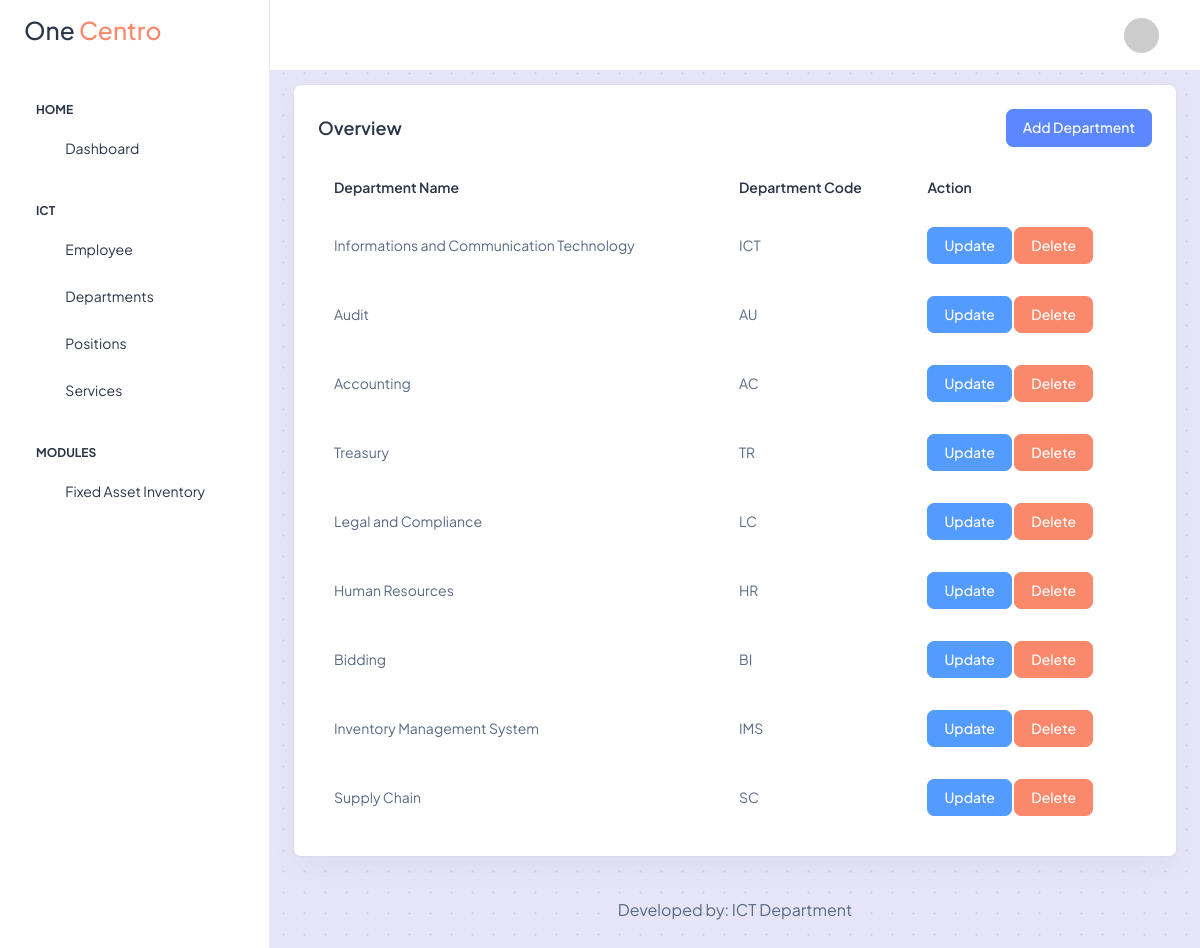
/dashboard/departments.php (signed in), run on the app's committed database.
### tables this page shows
CREATE TABLE `departments` (
  `id` int(11) NOT NULL,
  `department_code` varchar(10) NOT NULL,
  `department_name` varchar(255) NOT NULL
);

### db/conn.php (called while the page is built)
<?php
    class DBConnection {
        private $host = "localhost";
        private $user = "root";
        private $pass = "";
        private $db = "one_centro";
        protected function connect() {
            try {
                $dsn = 'mysql: host=' . $this->host . ';dbname=' . $this->db;
                $pdo = new PDO($dsn, $this->user, $this->pass);
                $pdo->setAttribute(PDO::ATTR_ERRMODE, PDO::ERRMODE_EXCEPTION);
                return $pdo;
            } catch(PDOException $e) {
                print_r($e);
            }
        }
    }
?>

### models/departments-facade.php (called while the page is built, shortened)
<?php
class DepartmentsFacade extends DBConnection {
    public function fetchDepartments() {
        $sql = $this->connect()->prepare("SELECT * FROM departments");
        $sql->execute();
        return $sql;
    }
}
?>

### dashboard/departments.php (the view, shortened to what this page needs)
<?php
include realpath(__DIR__ . '/../includes/layout/dashboard-header.php');
include realpath(__DIR__ . '/../models/departments-facade.php');
$departmentsFacade = new DepartmentsFacade;
if (isset($_SESSION["user_role"])) {
    $userRole = $_SESSION["user_role"];
}
if (isset($_SESSION["first_name"])) {
    $firstName = $_SESSION["first_name"];
}
if (isset($_SESSION["department"])) {
    $department = $_SESSION["department"];
}
?>
<div class="page-wrapper" id="main-wrapper" data-layout="vertical" data-navbarbg="skin6" data-sidebartype="full" data-sidebar-position="fixed" data-header-position="fixed">
    <aside class="left-sidebar">
      <div>
        <div class="brand-logo d-flex align-items-center justify-content-between">
            <a href="./index" class="text-nowrap logo-img"><h3>One <span class="text-danger">Centro</span></h3></a>
        </div>
        <?php include realpath(__DIR__ . '/../includes/layout/dashboard-sidebar.php') ?>
      </div>
    </aside>
    <div class="body-wrapper">
        <header class="app-header">
            <nav class="navbar navbar-expand-lg navbar-light">
                <div class="navbar-collapse justify-content-end px-0" id="navbarNav">
                    <ul class="navbar-nav flex-row ms-auto align-items-center justify-content-end">
                        <li class="nav-item dropdown">
                            <a class="nav-link nav-icon-hover" href="javascript:void(0)" id="drop2" data-bs-toggle="dropdown" aria-expanded="false">
                                <img src="https://ui-avatars.com/api/?name=<?= $firstName . '+' . $lastName ?>&background=random" class="rounded-circle" width="35" height="35">
                            </a>
                        </li>
                    </ul>
                </div>
            </nav>
        </header>
        <div class="container-fluid">
            <div class="row">
                <div class="col-lg-12 d-flex align-items-strech">
                    <div class="card w-100">
                        <div class="card-body p-4">
                            <div class="d-flex justify-content-between">
                                <h5 class="card-title fw-semibold my-2">Overview</h5>
                                <?php if ($userRole == 1) { ?>
                                    <button type="button" class="btn btn-primary" data-bs-toggle="modal" data-bs-target="#addDepartmentModal">Add Department</button>
                                <?php } ?>
                            </div>
                            <div class="py-2">
                            </div>
                            <div class="table-responsive">
                                <table class="table text-nowrap mb-0 align-middle">
                                    <thead class="text-dark fs-4">
                                        <tr>
                                            <th class="border-bottom-0">
                                                <h6 class="fw-semibold mb-0">Department Name</h6>
                                            </th>
                                            <?php if ($userRole == 1) { ?>
                                            <th class="border-bottom-0">
                                                <h6 class="fw-semibold mb-0">Department Code</h6>
                                            </th>
                                            <th class="border-bottom-0">
                                                <h6 class="fw-semibold mb-0">Action</h6>
                                            </th>
                                            <?php } ?>
                                        </tr>
                                    </thead>
                                    <tbody>
                                    <?php
                                    $fetchDepartments = $departmentsFacade->FetchDepartments();
                                    while ($row = $fetchDepartments->fetch(PDO::FETCH_ASSOC)) { ?>
                                        <tr>
                                            <td class="border-bottom-0">
                                                <p class="mb-0 fw-normal"><?= $row["department_name"]?></p>
                                            </td>
                                            <?php if ($userRole == 1) { ?>
                                            <td class="border-bottom-0">
                                                <p class="mb-0 fw-normal"><?= $row["department_code"]?></p>
                                            </td>
                                            <td class="border-bottom-0">
                                                <a href="departments?is_updated=<?= $row["id"] ?>" class="btn btn-info">Update</a>
                                                <a href="delete-department?department_id=<?= $row["id"] ?>" class="btn btn-danger" onclick="return confirm('Are you sure you want to delete this department?');">Delete</a>
                                            </td>
                                            <?php } ?>
                                        </tr>
                                    <?php } ?>
                                    </tbody>
                                </table>
                            </div>
                        </div>
                    </div>
                </div>
            </div>
            <div class="py-6 px-6 text-center">
                <p class="mb-0 fs-4">Developed by: ICT Department</p>
            </div>
        </div>
    </div>
</div>
<?php include realpath(__DIR__ . '/../includes/layout/dashboard-footer.php') ?>

### includes/layout/dashboard-header.php (shortened to what this page needs)
<!DOCTYPE html>
<html lang="en">
<head>
    <link rel="stylesheet" href="../vendor/twbs/bootstrap/dist/css/bootstrap.min.css">
    <link rel="stylesheet" href="../vendor/twbs/bootstrap-icons/font/bootstrap-icons.min.css">
    <link rel="stylesheet" href="https://cdn.datatables.net/1.13.7/css/jquery.dataTables.min.css">
    <link rel="stylesheet" href="https://cdn.datatables.net/buttons/2.4.2/css/buttons.dataTables.min.css">
    <link rel="stylesheet" href="../dist/css/styles.min.css">
    <link rel="stylesheet" href="../dist/css/main.css">
</head>
<body>

### includes/layout/dashboard-sidebar.php (shortened to what this page needs)
<nav class="sidebar-nav scroll-sidebar">
    <ul id="sidebarnav">
        <li class="nav-small-cap">
            <span class="hide-menu">Home</span>
        </li>
        <li class="sidebar-item">
            <a class="sidebar-link" href="index" aria-expanded="false">
                <span><i class="ti ti-layout-dashboard"></i></span>
                <span class="hide-menu">Dashboard</span>
            </a>
        </li>
        <li class="nav-small-cap">
            <span class="hide-menu"><?= $department ?></span>
        </li>
        <li class="sidebar-item">
            <a class="sidebar-link" href="employee" aria-expanded="false">
                <span><i class="ti ti-users"></i></span>
                <span class="hide-menu">Employee</span>
            </a>
        </li>
        <?php if ($department == 'ICT') { ?>
        <li class="sidebar-item">
            <a class="sidebar-link" href="departments" aria-expanded="false">
                <span><i class="ti ti-door"></i></span>
                <span class="hide-menu">Departments</span>
            </a>
        </li>
        <?php if ($userRole == 1) { ?>
        <li class="sidebar-item">
            <a class="sidebar-link" href="positions" aria-expanded="false">
                <span><i class="ti ti-user"></i></span>
                <span class="hide-menu">Positions</span>
            </a>
        </li>
        <li class="sidebar-item">
            <a class="sidebar-link" href="positions" aria-expanded="false">
                <span><i class="ti ti-clipboard"></i></span>
                <span class="hide-menu">Services</span>
            </a>
        </li>
        <?php } ?>
        <li class="nav-small-cap">
            <span class="hide-menu">Modules</span>
        </li>
        <li class="sidebar-item">
            <a class="sidebar-link" href="fixed-asset-inventory" aria-expanded="false">
                <span><i class="ti ti-archive"></i></span>
                <span class="hide-menu">Fixed Asset Inventory</span>
            </a>
        </li>
        <?php } ?>
    </ul>
</nav>

### includes/layout/dashboard-footer.php (shortened to what this page needs)
</body>
</html>

### dashboard/departments.php (style rules this page uses)
body { opacity: 1; background-image: radial-gradient(#cdd9e7 1.05px, #e5e5f7 1.05px); background-size: 21px 21px; }

### data on the page
departments: department_name "Informations and Communication Technology", department_code "ICT"
departments: department_name "Audit", department_code "AU"
departments: department_name "Accounting", department_code "AC"
departments: department_name "Treasury", department_code "TR"
departments: department_name "Legal and Compliance", department_code "LC"
departments: department_name "Human Resources", department_code "HR"
departments: department_name "Bidding", department_code "BI"
departments: department_name "Inventory Management System", department_code "IMS"
departments: department_name "Supply Chain", department_code "SC"

### other printed values
$department "ICT"
